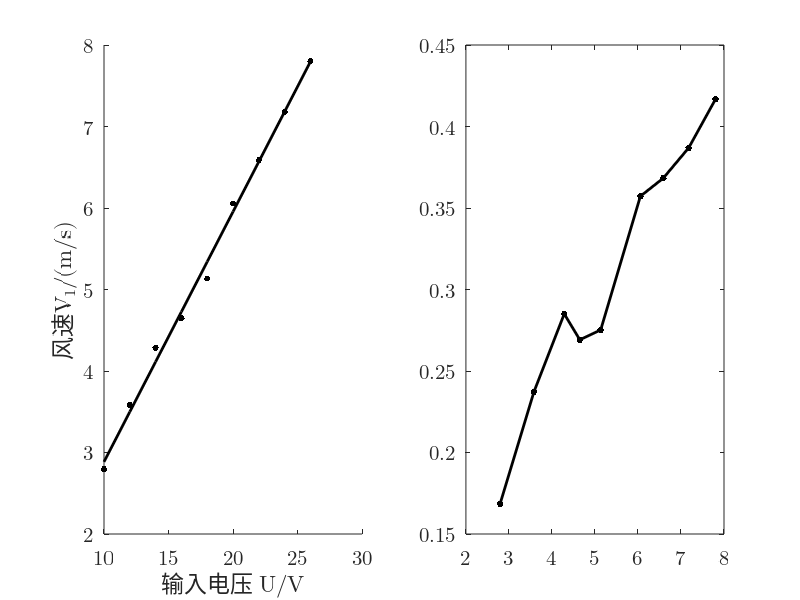

Source code (MATLAB):
u =(10:2:26);
i =[0.065 0.081 0.099 0.117 0.137 0.156 0.177 0.200 0.220];
v1=[2.795 3.582 4.286 4.648 5.133 6.056 6.587 7.180 7.803];
r=0.5*103.84*10^(-3);
s=pi*r*r;
rho=1.185;
p0=u.*i
p1=0.5.*rho.*s.*(v1.^3)
ita=p1./p0

subplot(1, 2, 1);
uv=scatter(u, v1, 200, 'k', '.');
hold on;
set(gca, 'FontName', 'Latin Modern Math', 'FontSize', 15);
xlabel('\fontname{Songti SC}输入电压 \fontname{Latin Modern Math}U/V');
ylabel('风速V_1/(m/s)');

M=[u' ones(9,1)];
k=M\(v1');
v1pre=(M*k)';

plot(u, v1pre, '-k', 'LineWidth', 2);

subplot(1, 2, 2);
plot(v1, ita, '.-k', 'LineWidth', 2, 'MarkerSize', 15);
set(gca, 'FontName', 'Latin Modern Math', 'FontSize', 15);
